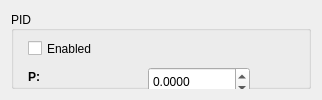
          <widget class="QWidget" name="horizontalLayoutWidget_2">
           <layout class="QHBoxLayout" name="horizontalLayout_7">
            <item>
             <widget class="QGroupBox" name="grpPID">
              <property name="minimumSize">
               <size>
                <width>300</width>
                <height>0</height>
               </size>
              </property>
              <property name="maximumSize">
               <size>
                <width>600</width>
                <height>400</height>
               </size>
              </property>
              <property name="title">
               <string>PID</string>
              </property>
              <property name="alignment">
               <set>Qt::AlignLeading|Qt::AlignLeft|Qt::AlignVCenter</set>
              </property>
              <property name="flat">
               <bool>false</bool>
              </property>
              <property name="checkable">
               <bool>false</bool>
              </property>
              <widget class="QCheckBox" name="ChkPidEnabled">
               <property name="geometry">
                <rect>
                 <x>17</x>
                 <y>25</y>
                 <width>87</width>
                 <height>25</height>
                </rect>
               </property>
               <property name="text">
                <string>Enabled</string>
               </property>
              </widget>
              <widget class="QLabel" name="pLabel">
               <property name="geometry">
                <rect>
                 <x>17</x>
                 <y>56</y>
                 <width>16</width>
                 <height>20</height>
                </rect>
               </property>
               <property name="font">
                <font>
                 <weight>75</weight>
                 <bold>true</bold>
                </font>
               </property>
               <property name="text">
                <string>P:</string>
               </property>
               <property name="textFormat">
                <enum>Qt::PlainText</enum>
               </property>
              </widget>
              <widget class="QDoubleSpinBox" name="PField">
               <property name="geometry">
                <rect>
                 <x>137</x>
                 <y>56</y>
                 <width>102</width>
                 <height>30</height>
                </rect>
               </property>
               <property name="decimals">
                <number>4</number>
               </property>
               <property name="minimum">
                <double>-1000.000000000000000</double>
               </property>
               <property name="maximum">
                <double>1000.000000000000000</double>
               </property>
               <property name="singleStep">
                <double>0.001000000000000</double>
               </property>
              </widget>
              <widget class="QLabel" name="iLabel">
               <property name="geometry">
                <rect>
                 <x>17</x>
                 <y>92</y>
                 <width>16</width>
                 <height>20</height>
                </rect>
               </property>
               <property name="font">
                <font>
                 <weight>75</weight>
                 <bold>true</bold>
                </font>
               </property>
               <property name="text">
                <string>I:</string>
               </property>
              </widget>
              <widget class="QDoubleSpinBox" name="IField">
               <property name="geometry">
                <rect>
                 <x>137</x>
                 <y>92</y>
                 <width>102</width>
                 <height>30</height>
                </rect>
               </property>
               <property name="decimals">
                <number>4</number>
               </property>
               <property name="minimum">
                <double>-1000.000000000000000</double>
               </property>
               <property name="maximum">
                <double>1000.000000000000000</double>
               </property>
               <property name="singleStep">
                <double>0.001000000000000</double>
               </property>
              </widget>
              <widget class="QLabel" name="dLabel">
               <property name="geometry">
                <rect>
                 <x>17</x>
                 <y>128</y>
                 <width>17</width>
                 <height>20</height>
                </rect>
               </property>
               <property name="font">
                <font>
                 <weight>75</weight>
                 <bold>true</bold>
                </font>
               </property>
               <property name="text">
                <string>D:</string>
               </property>
              </widget>
              <widget class="QDoubleSpinBox" name="DField">
               <property name="geometry">
                <rect>
                 <x>137</x>
                 <y>128</y>
                 <width>102</width>
                 <height>30</height>
                </rect>
               </property>
               <property name="decimals">
                <number>4</number>
               </property>
               <property name="minimum">
                <double>-1000.000000000000000</double>
               </property>
               <property name="maximum">
                <double>1000.000000000000000</double>
               </property>
               <property name="singleStep">
                <double>0.001000000000000</double>
               </property>
              </widget>
              <widget class="QLabel" name="lbPidSenSelect">
               <property name="geometry">
                <rect>
                 <x>17</x>
                 <y>164</y>
                 <width>52</width>
                 <height>20</height>
                </rect>
               </property>
               <property name="font">
                <font>
                 <weight>75</weight>
                 <bold>true</bold>
                </font>
               </property>
               <property name="text">
                <string>Sensor</string>
               </property>
              </widget>
              <widget class="QComboBox" name="cbPidSenSelect">
               <property name="geometry">
                <rect>
                 <x>137</x>
                 <y>164</y>
                 <width>94</width>
                 <height>36</height>
                </rect>
               </property>
               <item>
                <property name="text">
                 <string>Sensor 1</string>
                </property>
               </item>
               <item>
                <property name="text">
                 <string>Sensor 2</string>
                </property>
               </item>
              </widget>
              <widget class="QLabel" name="setPointLabel">
               <property name="geometry">
                <rect>
                 <x>17</x>
                 <y>206</y>
                 <width>94</width>
                 <height>20</height>
                </rect>
               </property>
               <property name="font">
                <font>
                 <weight>75</weight>
                 <bold>true</bold>
                </font>
               </property>
               <property name="text">
                <string>SetPoint (ºC)</string>
               </property>
              </widget>
              <widget class="QDoubleSpinBox" name="SPField">
               <property name="geometry">
                <rect>
                 <x>137</x>
                 <y>206</y>
                 <width>72</width>
                 <height>30</height>
                </rect>
               </property>
               <property name="maximum">
                <double>100.000000000000000</double>
               </property>
              </widget>
              <widget class="QLabel" name="outLabel">
               <property name="geometry">
                <rect>
                 <x>17</x>
                 <y>242</y>
                 <width>114</width>
                 <height>20</height>
                </rect>
               </property>
               <property name="font">
                <font>
                 <weight>75</weight>
                 <bold>true</bold>
                </font>
               </property>
               <property name="text">
                <string>Output Power: </string>
               </property>
              </widget>
              <widget class="QSlider" name="sliderOutPower">
               <property name="geometry">
                <rect>
                 <x>137</x>
                 <y>242</y>
                 <width>86</width>
                 <height>18</height>
                </rect>
               </property>
               <property name="maximum">
                <number>100</number>
               </property>
               <property name="orientation">
                <enum>Qt::Horizontal</enum>
               </property>
              </widget>
              <widget class="QLabel" name="labelOutPower">
               <property name="geometry">
                <rect>
                 <x>137</x>
                 <y>268</y>
                 <width>23</width>
                 <height>20</height>
                </rect>
               </property>
               <property name="text">
                <string>0%</string>
               </property>
               <property name="alignment">
                <set>Qt::AlignCenter</set>
               </property>
              </widget>
              <widget class="QLabel" name="currentTempCLabel">
               <property name="geometry">
                <rect>
                 <x>17</x>
                 <y>294</y>
                 <width>110</width>
                 <height>20</height>
                </rect>
               </property>
               <property name="font">
                <font>
                 <weight>75</weight>
                 <bold>true</bold>
                </font>
               </property>
               <property name="text">
                <string>Current Temp.</string>
               </property>
              </widget>
              <widget class="QLabel" name="labelTemp">
               <property name="geometry">
                <rect>
                 <x>137</x>
                 <y>294</y>
                 <width>16</width>
                 <height>20</height>
                </rect>
               </property>
               <property name="font">
                <font>
                 <italic>false</italic>
                 <kerning>true</kerning>
                </font>
               </property>
               <property name="text">
                <string>0º</string>
               </property>
               <property name="alignment">
                <set>Qt::AlignCenter</set>
               </property>
              </widget>
              <widget class="QLabel" name="label_2">
               <property name="geometry">
                <rect>
                 <x>17</x>
                 <y>320</y>
                 <width>95</width>
                 <height>20</height>
                </rect>
               </property>
               <property name="font">
                <font>
                 <weight>75</weight>
                 <bold>true</bold>
                </font>
               </property>
               <property name="text">
                <string>Temp. Sen. 2</string>
               </property>
              </widget>
              <widget class="QLabel" name="labelTemp2">
               <property name="geometry">
                <rect>
                 <x>137</x>
                 <y>320</y>
                 <width>16</width>
                 <height>20</height>
                </rect>
               </property>
               <property name="text">
                <string>0º</string>
               </property>
              </widget>
             </widget>
            </item>
           </layout>
          </widget>
